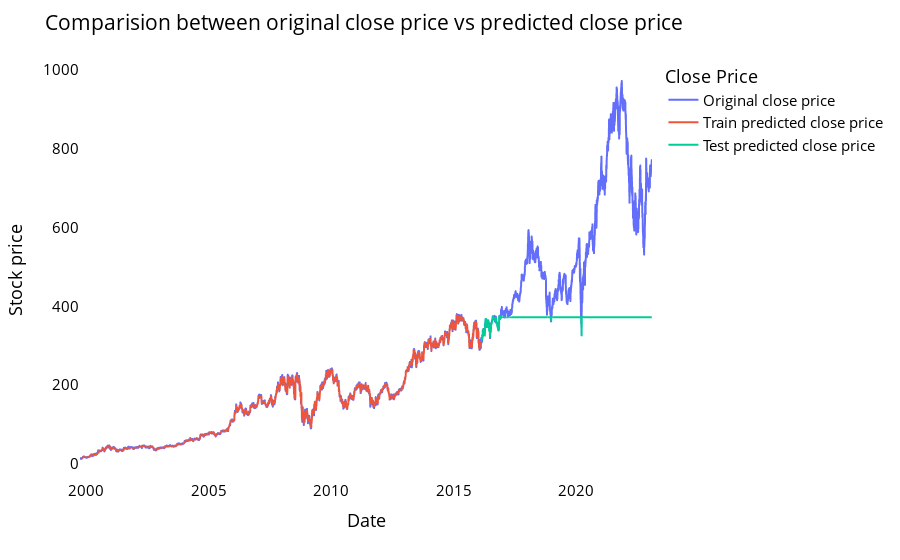

This figure's notebook cell:
### Code cell
# shift train predictions for plotting

look_back=time_step
trainPredictPlot = np.empty_like(closeddf)
trainPredictPlot[:, :] = np.nan
trainPredictPlot[look_back:len(train_predict)+look_back, :] = train_predict
print("Train predicted data: ", trainPredictPlot.shape)

# shift test predictions for plotting
testPredictPlot = np.empty_like(closeddf)
testPredictPlot[:, :] = np.nan
testPredictPlot[len(train_predict)+(look_back*2)+1:len(closeddf)-1, :] = test_predict
print("Test predicted data: ", testPredictPlot.shape)

names = cycle(['Original close price','Train predicted close price','Test predicted close price'])


plotdf = pd.DataFrame({'date': close_stock['Date'],
                       'original_close': close_stock['Close'],
                      'train_predicted_close': trainPredictPlot.reshape(1,-1)[0].tolist(),
                      'test_predicted_close': testPredictPlot.reshape(1,-1)[0].tolist()})

fig = px.line(plotdf,x=plotdf['date'], y=[plotdf['original_close'],plotdf['train_predicted_close'],
                                          plotdf['test_predicted_close']],
              labels={'value':'Stock price','date': 'Date'})
fig.update_layout(title_text='Comparision between original close price vs predicted close price',
                  plot_bgcolor='white', font_size=15, font_color='black', legend_title_text='Close Price')
fig.for_each_trace(lambda t:  t.update(name = next(names)))

fig.update_xaxes(showgrid=False)
fig.update_yaxes(showgrid=False)
fig.show()

### Figure 1 — Plotly figure (JSON) as saved in the notebook; plotly's stock layout.template omitted (floating-point values rounded to 4 significant figures; data arrays with more than 128 entries replaced by an {"elided": "..."} marker saying what was removed)
{"data": [{"hovertemplate": "variable=original_close<br>Date=%{x}<br>Stock price=%{y}<extra></extra>", "legendgroup": "original_close", "line": {"color": "#636efa", "dash": "solid"}, "marker": {"symbol": "circle"}, "mode": "lines", "name": "Original close price", "showlegend": true, "type": "scattergl", "x": {"elided": "5875 str values"}, "xaxis": "x", "y": {"elided": "5875 float values"}, "yaxis": "y"}, {"hovertemplate": "variable=train_predicted_close<br>Date=%{x}<br>Stock price=%{y}<extra></extra>", "legendgroup": "train_predicted_close", "line": {"color": "#EF553B", "dash": "solid"}, "marker": {"symbol": "circle"}, "mode": "lines", "name": "Train predicted close price", "showlegend": true, "type": "scattergl", "x": {"elided": "5875 str values"}, "xaxis": "x", "y": {"elided": "5875 float values"}, "yaxis": "y"}, {"hovertemplate": "variable=test_predicted_close<br>Date=%{x}<br>Stock price=%{y}<extra></extra>", "legendgroup": "test_predicted_close", "line": {"color": "#00cc96", "dash": "solid"}, "marker": {"symbol": "circle"}, "mode": "lines", "name": "Test predicted close price", "showlegend": true, "type": "scattergl", "x": {"elided": "5875 str values"}, "xaxis": "x", "y": {"elided": "5875 float values"}, "yaxis": "y"}], "layout": {"font": {"color": "black", "size": 15}, "legend": {"title": {"text": "Close Price"}, "tracegroupgap": 0}, "margin": {"t": 60}, "plot_bgcolor": "white", "title": {"text": "Comparision between original close price vs predicted close price"}, "xaxis": {"anchor": "y", "domain": [0, 1], "showgrid": false, "title": {"text": "Date"}}, "yaxis": {"anchor": "x", "domain": [0, 1], "showgrid": false, "title": {"text": "Stock price"}}}}
